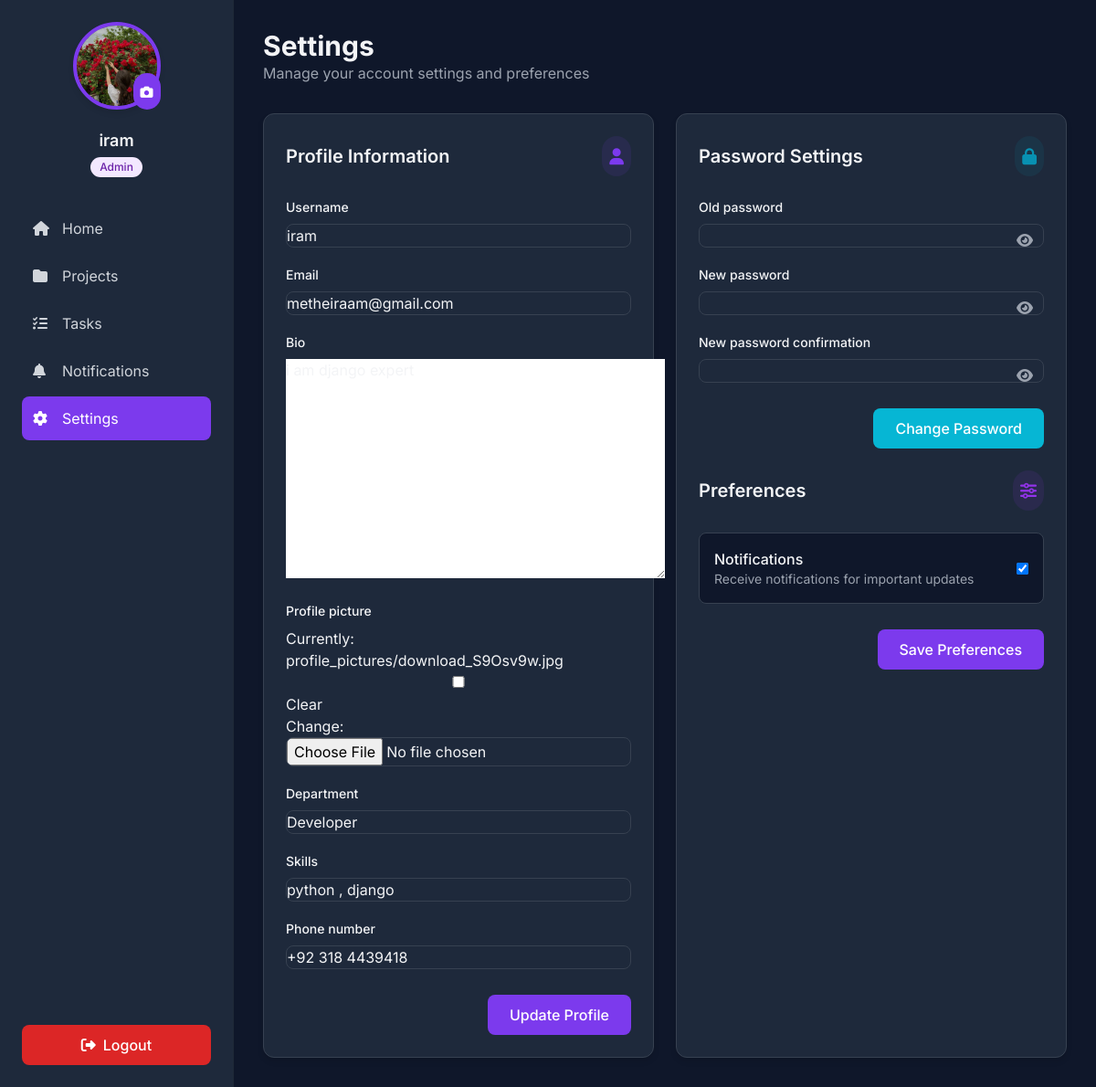
The page /users/settings/ (signed in) on the database its author committed.
### users/models.py (models this page shows, shortened)
class CustomUser(AbstractUser):
    user_id = models.AutoField(primary_key=True)
    preference_field_1 = models.CharField(max_length=100, blank=True, null=True)
    preference_field_2 = models.CharField(max_length=100, blank=True, null=True)
    created_at = models.DateTimeField(auto_now_add=True)
    updated_at = models.DateTimeField(auto_now=True)
    email = models.EmailField(unique=True)
    notifications_enabled = models.BooleanField(default=True)
    expertise = models.CharField(max_length=255, blank=True, null=True)
    ROLE_CHOICES = (
        ('admin', 'Admin'),
        ('manager', 'Project Manager'),
        ('user', 'User'),
    )
    role = models.CharField(max_length=20, choices=ROLE_CHOICES, default='user')
    USERNAME_FIELD = 'username'
    REQUIRED_FIELDS = ['email']
    objects = CustomUserManager()

class Profile(models.Model):
    user = models.OneToOneField(settings.AUTH_USER_MODEL, on_delete=models.CASCADE)
    bio = models.TextField(blank=True)
    profile_picture = models.ImageField(
        upload_to='profile_pictures/',
        blank=True,
        null=True
    )
    department = models.CharField(max_length=100, blank=True, null=True)
    expertise = models.CharField(max_length=255, default="general")
    skills = models.TextField(blank=True, null=True)
    phone_number = models.CharField(max_length=20, blank=True, null=True)

### users/views.py (the view, shortened to what this page needs)
# urls.py: path('settings/', views.settings_view, name='settings'),
@login_required
def settings_view(request):
    def get_forms():
        return {
            'user_form': UserUpdateForm(request.POST or None, instance=request.user),
            'profile_form': ProfileForm(request.POST or None, request.FILES or None, instance=request.user.profile),
            'password_form': PasswordChangeForm(request.user, request.POST or None),
            'preference_form': PreferenceForm(request.POST or None, instance=request.user),
            'profile': request.user.profile
        }
    forms = get_forms()
    return render(request, 'users/settings.html', forms)

### users/forms.py
class UserUpdateForm(forms.ModelForm):
    class Meta:
        model = CustomUser
        fields = ['username', 'email']

class ProfileForm(forms.ModelForm):
    department = forms.CharField(max_length=100, required=True)
    skills = forms.CharField(max_length=255, required=True)
    phone_number = forms.CharField(max_length=20, required=False)
    profile_picture = forms.ImageField(required=False)
    class Meta:
        model = Profile
        fields = ['bio', 'profile_picture', 'department', 'skills', 'phone_number']

### users/context_processors.py (called while the page is built)
def user_roles(request):
    user = request.user
    is_admin = False
    if user.is_authenticated:
        user_groups = user.groups.values_list('name', flat=True)
        is_admin = 'Admin' in user_groups
    return {
        'is_admin': is_admin
    }

### users/templates/users/settings.html (shortened to what this page needs)
{% load static %}
<!DOCTYPE html>
<html lang="en">
<head>
  <script src="https://cdn.tailwindcss.com"></script>
  <link rel="stylesheet" href="https://cdnjs.cloudflare.com/ajax/libs/font-awesome/6.4.0/css/all.min.css" />
</head>
<body class="bg-dark-900 text-gray-100 min-h-screen">
  <div class="flex">
    <aside class="bg-dark-800 w-64 p-6 flex flex-col justify-between fixed inset-y-0 left-0 border-r border-gray-800">
      <div>
        <div class="flex flex-col items-center mb-8">
          <form method="POST" enctype="multipart/form-data" action="{% url 'users:settings' %}">
            <div class="relative mb-3">
              <img src="{% if user.profile.profile_picture %}{{ user.profile.profile_picture.url }}{% else %}{% static 'data/default-profile.png' %}{% endif %}"
                   alt="Profile"
                   class="profile-pic"/>
              <label for="profile_picture" class="absolute bottom-0 right-0 bg-primary-600 rounded-full p-2 cursor-pointer hover:bg-primary-700 transition-all">
                <i class="fas fa-camera text-white text-sm"></i>
              </label>
            </div>
          </form>
          <h1 class="text-lg font-semibold mt-2 text-center">{{ user.username }}</h1>
          <span class="badge {% if is_admin %}badge-admin{% else %}badge-user{% endif %} mt-1">
            {% if is_admin %}Admin{% else %}User{% endif %}
          </span>
        </div>
        <nav class="space-y-1">
          <ul>
            <li>
              {% if is_admin %}
                <a href="{% url 'users:admin_dashboard' %}" class="sidebar-item">
                  <i class="fas fa-home w-5"></i>
                  <span>Home</span>
                </a>
              {% else %}
                <a href="{% url 'dashboard' %}" class="sidebar-item">
                  <i class="fas fa-home w-5"></i>
                  <span>Home</span>
                </a>
              {% endif %}
            </li>
          </ul>
          <a href="{% url 'project:project_tab' %}" class="sidebar-item">
            <i class="fas fa-folder w-5"></i>
            <span>Projects</span>
          </a>
          <a href="{% url 'tasks:tasks_tab' %}" class="sidebar-item">
            <i class="fas fa-tasks w-5"></i>
            <span>Tasks</span>
          </a>
          <a href="{% url 'notification:notification' %}" class="sidebar-item">
            <i class="fas fa-bell w-5"></i>
            <span>Notifications</span>
          </a>
          <a href="{% url 'users:settings' %}" class="sidebar-item active">
            <i class="fas fa-cog w-5"></i>
            <span>Settings</span>
          </a>
        </nav>
      </div>
      <div class="space-y-4">
        <form method="POST" action="{% url 'users:logout' %}">
          <button type="submit" class="w-full bg-red-600 hover:bg-red-700 text-white font-medium py-2.5 px-4 rounded-lg transition-all flex items-center justify-center space-x-2">
            <i class="fas fa-sign-out-alt"></i>
            <span>Logout</span>
          </button>
        </form>
      </div>
    </aside>
    <main class="flex-1 ml-64 p-8">
      <div class="flex items-center justify-between mb-8">
        <div>
          <h1 class="text-3xl font-bold">Settings</h1>
          <p class="text-gray-400">Manage your account settings and preferences</p>
        </div>
      </div>
      <div class="grid grid-cols-1 lg:grid-cols-2 gap-6">
        <div class="card">
          <div class="flex items-center justify-between mb-6">
            <h2 class="text-xl font-semibold">Profile Information</h2>
            <div class="p-2 rounded-full bg-primary-600/10">
              <i class="fas fa-user text-primary-600 text-lg"></i>
            </div>
          </div>
          <form method="POST" enctype="multipart/form-data" class="space-y-5">
            {% for field in user_form.visible_fields %}
              <div>
                <label class="block text-sm font-medium mb-2">{{ field.label }}</label>
                {{ field }}
              </div>
            {% endfor %}
            {% for field in profile_form.visible_fields %}
              <div>
                <label class="block text-sm font-medium mb-2">{{ field.label }}</label>
                {{ field }}
              </div>
            {% endfor %}
            <div class="flex justify-end pt-2">
              <button type="submit" class="btn-primary">
                Update Profile
              </button>
            </div>
          </form>
        </div>
        <div class="card flex flex-col gap-6">
          <div>
            <div class="flex items-center justify-between mb-6">
              <h2 class="text-xl font-semibold">Password Settings</h2>
              <div class="p-2 rounded-full bg-cyan-600/10">
                <i class="fas fa-lock text-cyan-600 text-lg"></i>
              </div>
            </div>
            <form method="POST" class="space-y-5">
              {% for field in password_form.visible_fields %}
                <div class="relative">
                  <label class="block text-sm font-medium mb-2">{{ field.label }}</label>
                  {{ field }}
                  {% if field.field.widget.input_type == "password" %}
                    <i id="icon_{{ forloop.counter }}"
                       class="fas fa-eye absolute right-3 top-[2.4rem] cursor-pointer text-gray-400 hover:text-white transition-all"
                       onclick="togglePassword('{{ field.id_for_label }}', 'icon_{{ forloop.counter }}')"></i>
                  {% endif %}
                </div>
              {% endfor %}
              <div class="flex justify-end pt-2">
                <button type="submit" class="btn-secondary">
                  Change Password
                </button>
              </div>
            </form>
          </div>
          <div>
            <div class="flex items-center justify-between mb-6">
              <h2 class="text-xl font-semibold">Preferences</h2>
              <div class="p-2 rounded-full bg-purple-600/10">
                <i class="fas fa-sliders-h text-purple-600 text-lg"></i>
              </div>
            </div>
            <form method="POST" class="space-y-5">
              <div class="flex items-center justify-between p-4 bg-dark-900 rounded-lg border border-gray-700">
                <div>
                  <h3 class="font-medium"> Notifications</h3>
                  <p class="text-sm text-gray-400">Receive  notifications for important updates</p>
                </div>
                <label class="relative inline-flex items-center cursor-pointer">
                  {{ preference_form.notifications_enabled }}
                  <span class="toggle-slider"></span>
                </label>
              </div>
              <div class="flex justify-end pt-2">
                <button type="submit" class="btn-primary">
                  Save Preferences
                </button>
              </div>
            </form>
          </div>
        </div>
      </div>
    </main>
  </div>
</body>
</html>

### users/templates/users/settings.html (style rules this page uses)
body { font-family: 'Inter', sans-serif; }
input, select { background-color: #1e293b; border: 1px solid #374151; border-radius: 0.5rem; padding: 0.625rem 1rem; width: 100%; color: white; outline: none; transition: all 0.3s; }
.btn-primary { background-color: #7c3aed; color: white; padding: 0.625rem 1.5rem; border-radius: 0.5rem; font-weight: 500; transition: all 0.3s; }
.btn-secondary { background-color: #06b6d4; color: white; padding: 0.625rem 1.5rem; border-radius: 0.5rem; font-weight: 500; transition: all 0.3s; }
.sidebar-item { display: flex; align-items: center; gap: 0.75rem; padding: 0.75rem; border-radius: 0.5rem; color: #d1d5db; transition: all 0.3s; }
.sidebar-item.active { background-color: #7c3aed; color: white; }
.card { background-color: #1e293b; border-radius: 0.75rem; padding: 1.5rem; box-shadow: 0 4px 6px rgba(0,0,0,0.1); border: 1px solid #374151; }
.profile-pic { width: 6rem; height: 6rem; border-radius: 9999px; border: 4px solid #7c3aed; box-shadow: 0 4px 6px rgba(0,0,0,0.1); object-fit: cover; }
.badge { display: inline-flex; align-items: center; padding: 0.125rem 0.625rem; border-radius: 9999px; font-size: 0.75rem; font-weight: 500; }
.badge-admin { background-color: #f3e8ff; color: #6b21a8; }
.toggle-slider { position: absolute; left: 0; top: 0; height: 100%; width: 100%; background: none; }

### rows shown on the page
CustomUser: profile_picture (picture), username "iram", visible_fields "iram" "metheiraam@gmail.com", notifications_enabled "☑"
Profile: visible_fields "i am django expert" "Developer" "python , django" "+92 318 4439418"

### other values the page prints
{{ field.label }} "Username" "Email"
{{ field.label }} "Bio" "Profile picture" "Department" "Skills" "Phone number"
{{ field.label }} "Old password" "New password" "New password confirmation"
